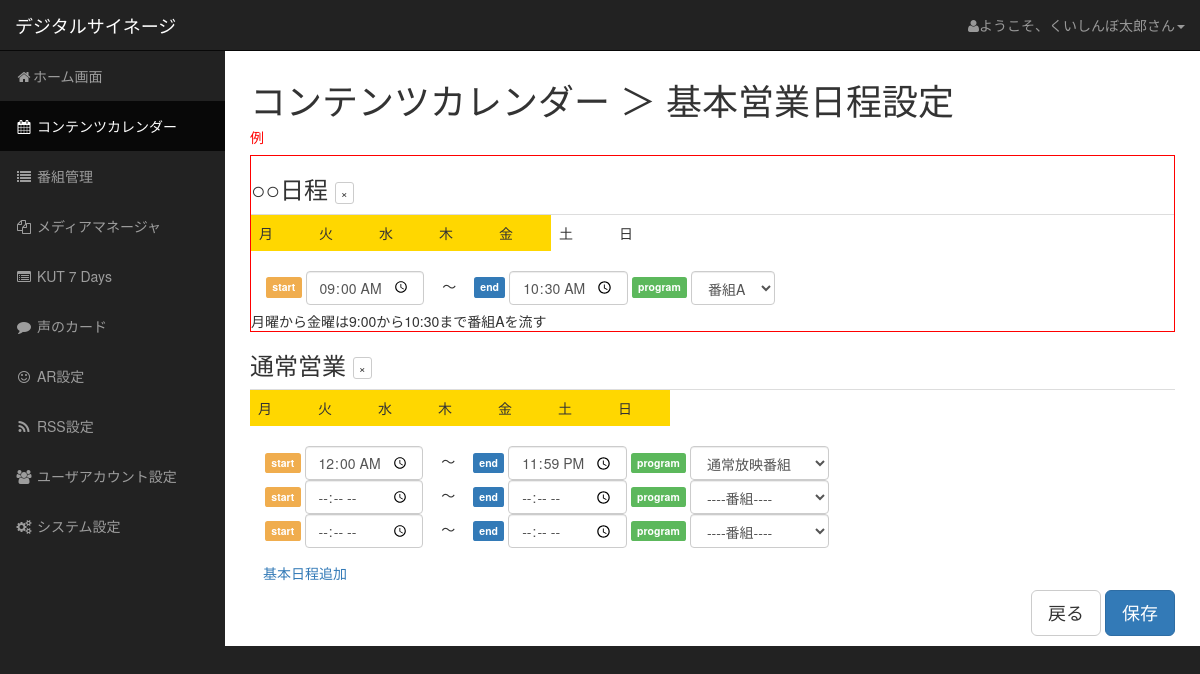
/kuishinbo/admin/content_basic.php (signed in), run on the app's committed database.
### tables this page shows
CREATE TABLE IF NOT EXISTS `basic_plan` (
  `basic_plan_id` int(10) unsigned NOT NULL,
  `name` varchar(255) NOT NULL,
  `week` varchar(7) DEFAULT NULL
);

CREATE TABLE IF NOT EXISTS `basic_plan_program` (
  `program_id` int(10) unsigned NOT NULL,
  `basic_plan_id` int(10) unsigned NOT NULL,
  `start_time` time NOT NULL,
  `end_time` time NOT NULL
);

CREATE TABLE IF NOT EXISTS `program` (
`program_id` int(10) unsigned NOT NULL,
  `admin_user_id` int(10) unsigned NOT NULL,
  `name` varchar(255) NOT NULL,
  `update_time` datetime NOT NULL,
  `note` varchar(255) DEFAULT NULL,
  `ar_flag` tinyint(1) DEFAULT NULL,
  `kut7_flag` tinyint(1) DEFAULT NULL,
  `koe_flag` tinyint(1) DEFAULT NULL
);

### kuishinbo/connect.php (called while the page is built, shortened)
<?php
	function h($str) {
		return htmlspecialchars($str,ENT_QUOTES,'UTF-8');
	}
?>

### kuishinbo/admin/content_basic.php (the view, shortened to what this page needs)
<?php
require('login_check.php');
$query = sprintf('SELECT * FROM basic_plan ');
if (!$result = $mysqli->query($query)) echo 'Error:' . $mysqli->error;
?>
<!doctype html>
<html >
<head>
    <link href="../bootstrap/css/bootstrap.min.css" rel="stylesheet">
    <link href="../bootstrap/css/sb-admin.css" rel="stylesheet">
    <link href="../bootstrap/font-awesome-4.1.0/css/font-awesome.min.css" rel="stylesheet" type="text/css">
    <link rel="stylesheet" href="../css/message.css" type="text/css" />
</head>
	<div id="wrapper">
		<nav class="navbar navbar-inverse navbar-fixed-top" role="navigation">
	        <div class="navbar-header">
	            <a class="navbar-brand" href="../index.php">デジタルサイネージ</a>
	        </div>
	        <ul class="nav navbar-right top-nav">
	            <li class="dropdown">
	                <a aria-expanded="false" href="#" class="dropdown-toggle" data-toggle="dropdown"><i class="fa fa-user"></i>ようこそ、<?php echo h($_SESSION["NAME"]); ?>さん<b class="caret"></b></a>
	            </li>
	        </ul>
	        <div class="collapse navbar-collapse navbar-ex1-collapse">
	            <ul class="nav navbar-nav side-nav">
	                <li>
	                    <a href="index.php"><i class="fa fa-fw fa-home"></i>ホーム画面</a>
	                </li>
	                <li class="active">
	                    <a href="content.php"><i class="fa fa-fw fa-calendar"></i> コンテンツカレンダー</a>
	                </li>
	                <li>
	                    <a href="program.php"><i class="fa fa-fw fa-list"></i> 番組管理</a>
	                </li>
	                <li>
	                    <a href="media.php"><i class="fa fa-fw fa-files-o"></i> メディアマネージャ</a>
	                </li>
	                <li>
	                    <a href="kut7days.php"><i class="fa fa-fw fa-list-alt"></i> KUT 7 Days</a>
	                </li>
	                <li>
	                    <a href="koe.php"><i class="fa fa-fw fa-comment"></i> 声のカード</a>
	                </li>
	                <li>
	                    <a href="ar.php"><i class="fa fa-fw fa-smile-o"></i> AR設定</a>
	                </li>
	                <li>
	                    <a href="rss.php"><i class="fa fa-fw fa-rss"></i> RSS設定</a>
	                </li>
	                <li>
	                    <a href="user.php"><i class="fa fa-fw fa-users"></i> ユーザアカウント設定</a>
	                </li>
	                <li>
                      	<a href="system.php"><i class="fa fa-fw fa-cogs"></i> システム設定</a>
                  	</li>
	            </ul>
	        </div>
	    </nav>
<div id="page-wrapper">
<div class="container-fluid">
<body>
<h1>コンテンツカレンダー ＞ 基本営業日程設定</h1>
<FORM method="POST">
<h5><font color=red>例</font></h5>
<div style="border-style: solid ; border-width: 1px; border-color: #ff0000;">
<h3>○○日程
<button type="button" class="btn btn-default btn-xs">×</button>
</h3>
<table class="table">
<tr>
<td width="60" bgcolor=gold>月</td>
<td width="60" bgcolor=gold>火</td>
<td width="60" bgcolor=gold>水</td>
<td width="60" bgcolor=gold>木</td>
<td width="60" bgcolor=gold>金</td>
<td width="60">土</td>
<td width="60">日</td>
<td></td>
</tr>
</table>
<div class="form-group">
	<div class="col-xs-9 form-inline">
	<span class="label label-warning">start</span>
	<input type="time" name="start_ex" value="09:00" class="form-control">
	 　～
	<span class="label label-primary">end</span>
	<input type="time" name="end_ex" value="10:30" class="form-control">
	<span class="label label-success">program</span>
	<select class="form-control">
		<option value="0">番組A</option>
	</select>
	</div>
</div>
<br><br>
月曜から金曜は9:00から10:30まで番組Aを流す
</div>
<?php while($row=$result->fetch_assoc()): ?>
<?php $query_plan_pg = sprintf('SELECT basic_plan_program.program_id AS program_id,
				basic_plan_program.start_time AS start,
				basic_plan_program.end_time AS end FROM basic_plan
				LEFT JOIN basic_plan_program
				ON basic_plan.basic_plan_id = basic_plan_program.basic_plan_id
				WHERE basic_plan_program.basic_plan_id = %s
				ORDER BY basic_plan_program.start_time ASC', $row['basic_plan_id']);
	if(!$result_plan_pg = $mysqli->query($query_plan_pg))
			echo 'Error:' . $mysqli->error;
?>
<h3>
<?php echo h($row['name']); ?>
<button type="button" onclick="location.href='?del_basic_plan_id=<?php echo h($row['basic_plan_id']); ?>'" class="btn btn-default btn-xs">×</button>
</h3>
<table class="table">
<tr>
<td width="60" <?php if (substr(h($row['week']), 0, 1) == '1') echo 'bgcolor=gold'; ?>>
月
</td>
<td width="60" <?php if (substr(h($row['week']), 1, 1) == '1') echo 'bgcolor=gold'; ?>>
火
</td>
<td width="60" <?php if (substr(h($row['week']), 2, 1) == '1') echo 'bgcolor=gold'; ?>>
水
</td>
<td width="60" <?php if (substr(h($row['week']), 3, 1) == '1') echo 'bgcolor=gold'; ?>>
木
</td>
<td width="60" <?php if (substr(h($row['week']), 4, 1) == '1') echo 'bgcolor=gold' ?>>
金
</td>
<td width="60" <?php if (substr(h($row['week']), 5, 1) == '1') echo 'bgcolor=gold' ?>>
土
</td>
<td width="60" <?php if (substr(h($row['week']), 6, 1) == '1') echo 'bgcolor=gold' ?>>
日
</td>
<td>
</td>
</tr>
</table>
<?php $count = 0; ?>
<?php while($row_plan_pg=$result_plan_pg->fetch_assoc()): ?>
<?php $count++; ?>
<?php
	$query_pg = sprintf('SELECT program.program_id AS program_id, program.name AS name
		FROM basic_plan_program LEFT JOIN program
		ON basic_plan_program.program_id = program.program_id
		WHERE program.program_id = %s', $row_plan_pg['program_id']);
	if (!$result_pg = $mysqli->query($query_pg))
		echo 'Error:' . $mysqli->error;
?>
	<div class="form-group">
<div class="col-xs-9 form-inline">
<span class="label label-warning">start</span>
	<input type="time" name="start[<?php echo $row['basic_plan_id']; ?>][<?php echo $count; ?>]" value="<?php echo $row_plan_pg['start']; ?>" class="form-control">
	 　～
<span class="label label-primary">end</span>
	<input type="time" name="end[<?php echo $row['basic_plan_id']; ?>][<?php echo $count; ?>]" value="<?php echo $row_plan_pg['end']; ?>" class="form-control">
<span class="label label-success">program</span>
	<select name="program[<?php echo $row['basic_plan_id']; ?>][<?php echo $count; ?>]" class="form-control">
	<?php
	if ($row_pg = $result_pg->fetch_assoc())
		echo '<option value="'. $row_pg['program_id'] .'">'. $row_pg['name']. '</option>';
	?>
	</select>
</div>
</div>
<br>
<?php endwhile; ?>
	<div class="form-group">
<div class="col-xs-9 form-inline">
<span class="label label-warning">start</span>
	<input type="time" name="start[<?php echo $row['basic_plan_id']; ?>][<?php echo $count+1; ?>]" class="form-control">
	 　～
<span class="label label-primary">end</span>
	<input type="time" name="end[<?php echo $row['basic_plan_id']; ?>][<?php echo $count+1; ?>]" class="form-control">
<span class="label label-success">program</span>
	<select name="program[<?php echo $row['basic_plan_id']; ?>][<?php echo $count+1; ?>]" class="form-control">
	<?php
		echo '<option value="0">----番組----</option>';
?>
</select>
</div>
</div>
<br>
		<?php
		if ($count < 2):
			for ($i = $count+1; $i < 3; $i++): ?>
	<div class="form-group">
<div class="col-xs-9 form-inline">
<span class="label label-warning">start</span>
		<input type="time" name="start[<?php echo $row['basic_plan_id']; ?>][<?php echo $i+1; ?>]" class="form-control">
	 　～
<span class="label label-primary">end</span>
		<input type="time" name="end[<?php echo $row['basic_plan_id']; ?>][<?php echo $i+1; ?>]" class="form-control">
<span class="label label-success">program</span>
		<select name="program[<?php echo $row['basic_plan_id']; ?>][<?php echo $i+1; ?>]" class="form-control">
		<?php
		echo '<option value="0">----番組----</option>';
?>
</select>
</div>
</div>
<br>
<?php endfor; ?>
<?php endif; ?>
<br>
<?php endwhile; ?>
<a href="#add" role="button" class="btn" data-toggle="modal">基本日程追加</a>
<div align="right">
<button type="submit" name="back" class="btn btn-default btn-lg" value="0">戻る</button>
<button type="submit" name="save" class="btn btn-primary btn-lg" value="0">保存</button>
</div>
</FORM>
</body>
</html>

### data on the page
basic_plan: name "通常営業", basic_plan_id "----番組----"
basic_plan_program: start_time "00:00:00", end_time "23:59:00", program+basic_plan "通常放映番組"

### other printed values
$_SESSION["NAME"] "くいしんぼ太郎"
